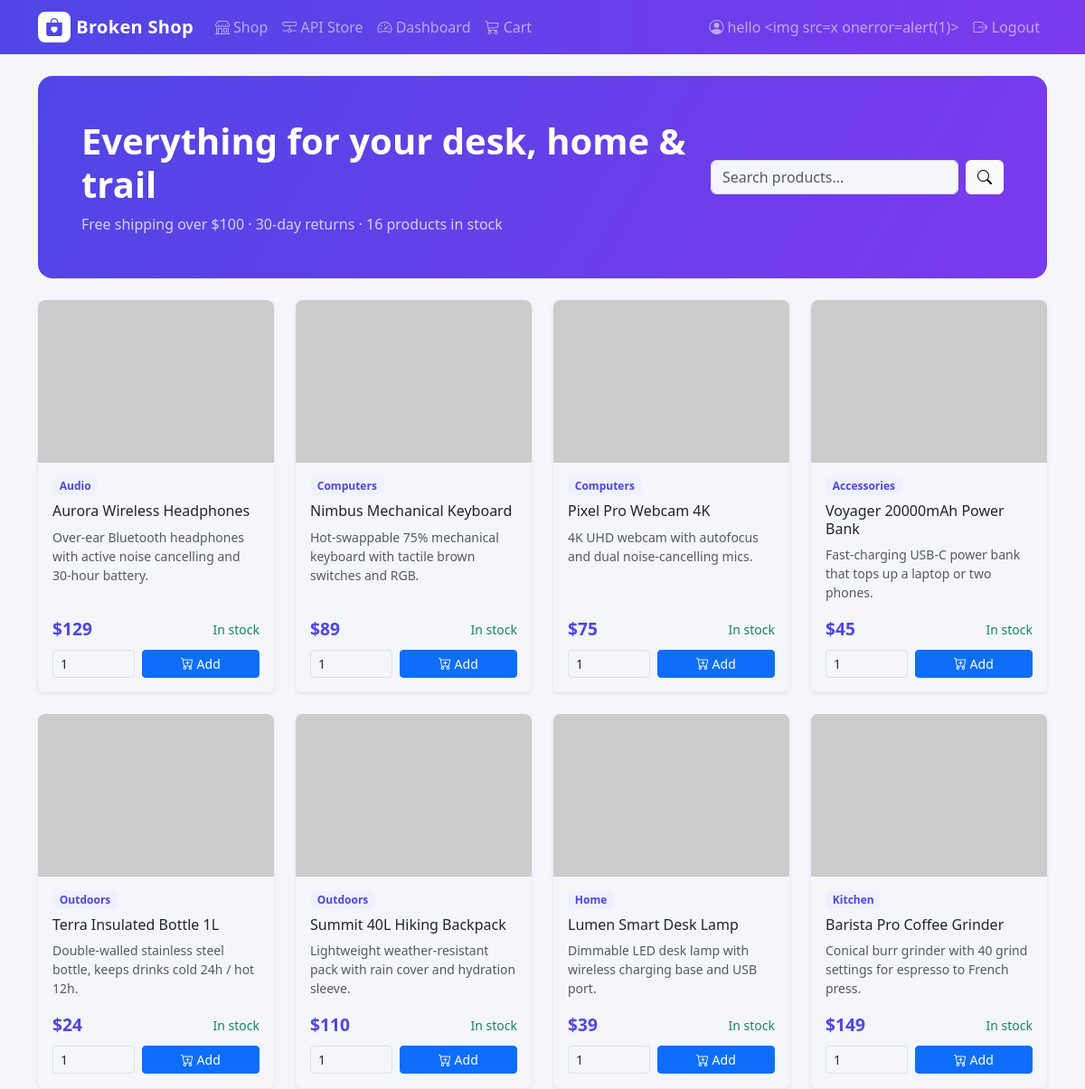
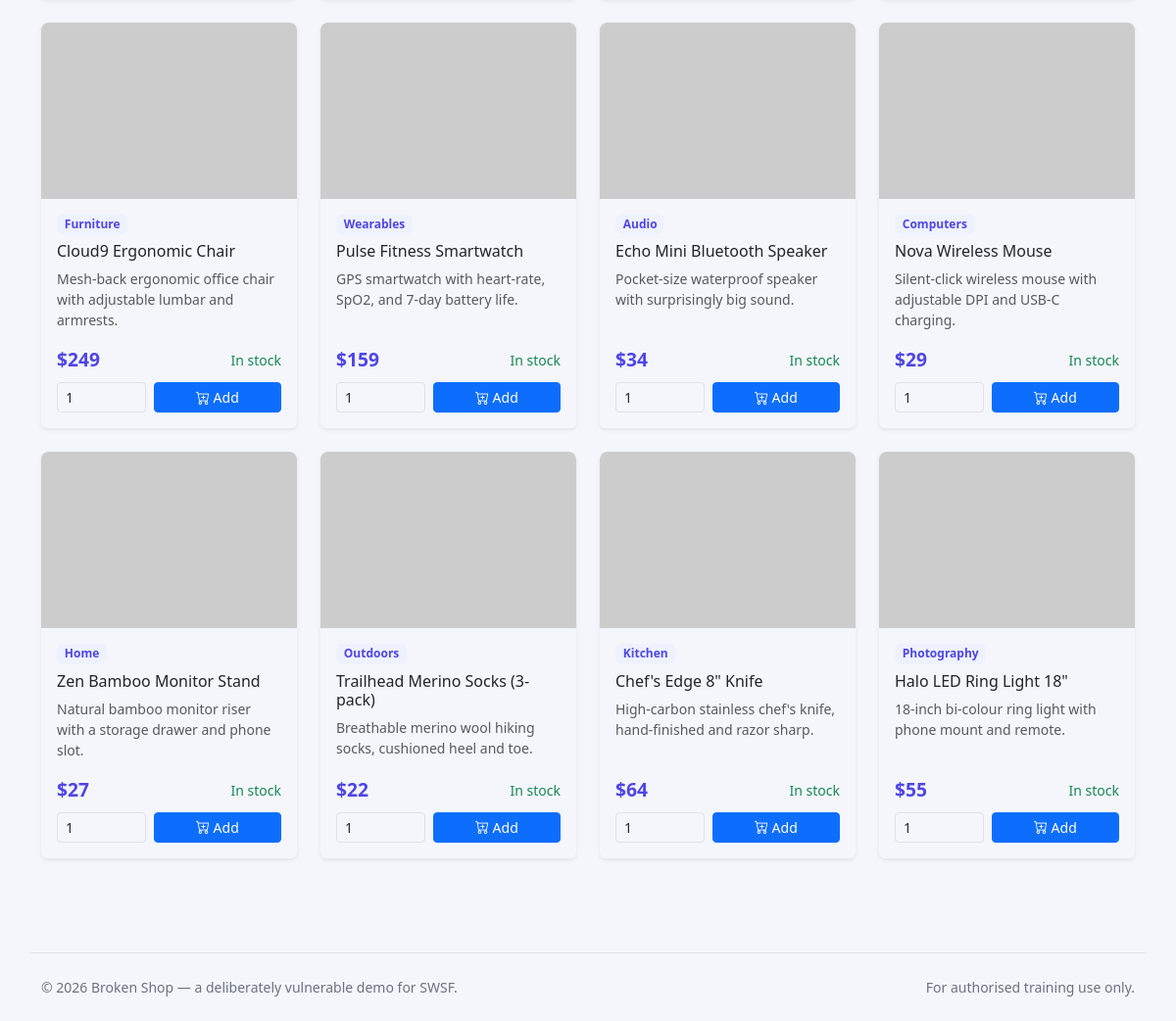
Screenshot of /item/ (signed in) with the database file from the repository (2 pictures, top to bottom).
### dapp/models.py (models this page shows, shortened)
class Item(models.Model):
    name = models.CharField(max_length=100)
    price = models.IntegerField()
    description = models.TextField(blank=True, default="")
    category = models.CharField(max_length=50, blank=True, default="General")
    image_url = models.CharField(max_length=300, blank=True, default="")
    stock = models.IntegerField(default=100)

### dapp/views.py (the view)
# urls.py: path('item/', views.item_view, name="item"),
def item_view(request):
    if request.method == "GET":
        query = request.GET.get("q", "")
        items = Item.objects.filter(name__icontains=query) if query else Item.objects.all()
        context = {}
        context["items"] = items
        context["query"] = query
        return render(request, "item.html", context)

### dapp/templates/item.html (shortened to what this page needs)
{% extends "base.html" %}
{% block content %}
<div class="hero p-4 p-md-5 mb-4">
    <div class="row align-items-center">
        <div class="col-md-8">
            <h1 class="fw-bold mb-2">Everything for your desk, home & trail</h1>
            <p class="mb-0 opacity-75">Free shipping over $100 · 30-day returns · {{ items|length }} products in stock</p>
        </div>
        <div class="col-md-4 mt-3 mt-md-0">
            <form action="/item/" method="GET" class="d-flex">
                <input type="text" class="form-control me-2" name="q" value="{{ query }}" placeholder="Search products...">
                <button type="submit" class="btn btn-light"><i class="bi bi-search"></i></button>
            </form>
        </div>
    </div>
</div>
{% if items %}
<div class="row g-4">
    {% for item in items %}
    <div class="col-sm-6 col-lg-4 col-xl-3">
        <div class="card product-card shadow-sm h-100">
            {% if item.image_url %}
            <img src="{{ item.image_url }}" alt="{{ item.name }}" class="product-img">
            {% endif %}
            <div class="card-body d-flex flex-column">
                <span class="badge cat-badge align-self-start mb-2">{{ item.category }}</span>
                <h2 class="h6 card-title">{{ item.name }}</h2>
                <p class="card-text small text-muted flex-grow-1">{{ item.description|truncatechars:80 }}</p>
                <div class="d-flex justify-content-between align-items-center mb-2">
                    <span class="price">${{ item.price }}</span>
                    <span class="small {% if item.stock > 0 %}text-success{% else %}text-danger{% endif %}">
                        {% if item.stock > 0 %}In stock{% else %}Sold out{% endif %}
                    </span>
                </div>
                <form action="/cart/" method="POST" class="row g-2 align-items-end">
                    <div class="col-5">
                        <input type="number" class="form-control form-control-sm" aria-label="Quantity"
                               name="item_qty" min="1" value="1" required>
                    </div>
                    <div class="col-7">
                        <button type="submit" class="btn btn-primary btn-sm w-100">
                            <i class="bi bi-cart-plus"></i> Add
                        </button>
                    </div>
                </form>
            </div>
        </div>
    </div>
    {% endfor %}
</div>
{% else %}
<div class="alert alert-info" role="alert">No products match your search.</div>
{% endif %}
{% endblock %}

### dapp/templates/base.html (shortened to what this page needs)
<!DOCTYPE html>
<html lang="en">
<head>
    <link href="https://cdn.jsdelivr.net/npm/bootstrap@5.3.3/dist/css/bootstrap.min.css" rel="stylesheet"
>
    <link rel="stylesheet" href="https://cdn.jsdelivr.net/npm/bootstrap-icons@1.11.3/font/bootstrap-icons.min.css">
</head>
<body>
<nav class="navbar navbar-expand-lg navbar-dark mb-4" style="background:linear-gradient(90deg,#4f46e5,#7c3aed);">
    <div class="container">
        <a class="navbar-brand d-flex align-items-center" href="/item/">
            <span class="brand-mark"><i class="bi bi-bag-heart-fill"></i></span> Broken Shop
        </a>
        <div class="collapse navbar-collapse" id="navbarNav">
            <ul class="navbar-nav me-auto">
                <li class="nav-item"><a class="nav-link" href="/item/"><i class="bi bi-shop"></i> Shop</a></li>
                <li class="nav-item"><a class="nav-link" href="/store/"><i class="bi bi-hdd-network"></i> API Store</a></li>
                {% if user.is_authenticated %}
                <li class="nav-item"><a class="nav-link" href="/hello/"><i class="bi bi-speedometer2"></i> Dashboard</a></li>
                <li class="nav-item"><a class="nav-link" href="/cart/"><i class="bi bi-cart3"></i> Cart</a></li>
                {% endif %}
            </ul>
            <ul class="navbar-nav ms-auto">
                {% if user.is_authenticated %}
                <li class="nav-item"><a class="nav-link" href="/profile/"><i class="bi bi-person-circle"></i> {{ user.username }}</a></li>
                <li class="nav-item"><a class="nav-link" href="/logout/"><i class="bi bi-box-arrow-right"></i> Logout</a></li>
                {% else %}
                <li class="nav-item"><a class="nav-link" href="/login/">Login</a></li>
                <li class="nav-item"><a class="btn btn-light btn-sm ms-lg-2 mt-2 mt-lg-0" href="/register/">Sign up</a></li>
                {% endif %}
            </ul>
        </div>
    </div>
</nav>
<main class="container pb-5">
    {% block content %}{% endblock %}
</main>
<footer class="container py-4 border-top mt-5">
    <div class="d-flex flex-wrap justify-content-between small">
        <span>&copy; 2026 Broken Shop — a deliberately vulnerable demo for SWSF.</span>
        <span>For authorised training use only.</span>
    </div>
</footer>
</body>
</html>

### dapp/templates/base.html (style rules this page uses)
:root { --bs-body-bg: #f4f6fb; }
body { background: var(--bs-body-bg); }
.navbar-brand { font-weight: 700; letter-spacing: .3px; }
.brand-mark { background: #fff; color: #4f46e5; border-radius: 8px; padding: 2px 8px; margin-right: 6px; }
.hero { background: linear-gradient(120deg, #4f46e5, #7c3aed); color: #fff; border-radius: 16px; }
.product-card { transition: transform .12s ease, box-shadow .12s ease; border: 0; }
.product-img { height: 180px; object-fit: cover; border-top-left-radius: .5rem; border-top-right-radius: .5rem; }
.price { font-size: 1.2rem; font-weight: 700; color: #4f46e5; }
.cat-badge { background: #eef2ff; color: #4f46e5; font-weight: 600; }
footer { color: #6b7280; }

### rows the page displays
Item: category "Audio", name "Aurora Wireless Headphones", description "Over-ear Bluetooth headphones with active noise cancelling and 30-hour battery.", price "129", stock "In stock"
Item: category "Computers", name "Nimbus Mechanical Keyboard", description "Hot-swappable 75% mechanical keyboard with tactile brown switches and RGB.", price "89", stock "In stock"
Item: category "Computers", name "Pixel Pro Webcam 4K", description "4K UHD webcam with autofocus and dual noise-cancelling mics.", price "75", stock "In stock"
Item: category "Accessories", name "Voyager 20000mAh Power Bank", description "Fast-charging USB-C power bank that tops up a laptop or two phones.", price "45", stock "In stock"
Item: category "Outdoors", name "Terra Insulated Bottle 1L", description "Double-walled stainless steel bottle, keeps drinks cold 24h / hot 12h.", price "24", stock "In stock"
Item: category "Outdoors", name "Summit 40L Hiking Backpack", description "Lightweight weather-resistant pack with rain cover and hydration sleeve.", price "110", stock "In stock"
Item: category "Home", name "Lumen Smart Desk Lamp", description "Dimmable LED desk lamp with wireless charging base and USB port.", price "39", stock "In stock"
Item: category "Kitchen", name "Barista Pro Coffee Grinder", description "Conical burr grinder with 40 grind settings for espresso to French press.", price "149", stock "In stock"
Item: category "Furniture", name "Cloud9 Ergonomic Chair", description "Mesh-back ergonomic office chair with adjustable lumbar and armrests.", price "249", stock "In stock"
Item: category "Wearables", name "Pulse Fitness Smartwatch", description "GPS smartwatch with heart-rate, SpO2, and 7-day battery life.", price "159", stock "In stock"
Item: category "Audio", name "Echo Mini Bluetooth Speaker", description "Pocket-size waterproof speaker with surprisingly big sound.", price "34", stock "In stock"
Item: category "Computers", name "Nova Wireless Mouse", description "Silent-click wireless mouse with adjustable DPI and USB-C charging.", price "29", stock "In stock"
Item: category "Home", name "Zen Bamboo Monitor Stand", description "Natural bamboo monitor riser with a storage drawer and phone slot.", price "27", stock "In stock"
Item: category "Outdoors", name "Trailhead Merino Socks (3-pack)", description "Breathable merino wool hiking socks, cushioned heel and toe.", price "22", stock "In stock"
Item: category "Kitchen", name "Chef's Edge 8\" Knife", description "High-carbon stainless chef's knife, hand-finished and razor sharp.", price "64", stock "In stock"
Item: category "Photography", name "Halo LED Ring Light 18\"", description "18-inch bi-colour ring light with phone mount and remote.", price "55", stock "In stock"

### other values shown
{{ user.username }} "hello <img src=x onerror=alert(1)>"
{{ items|length }} "16"
